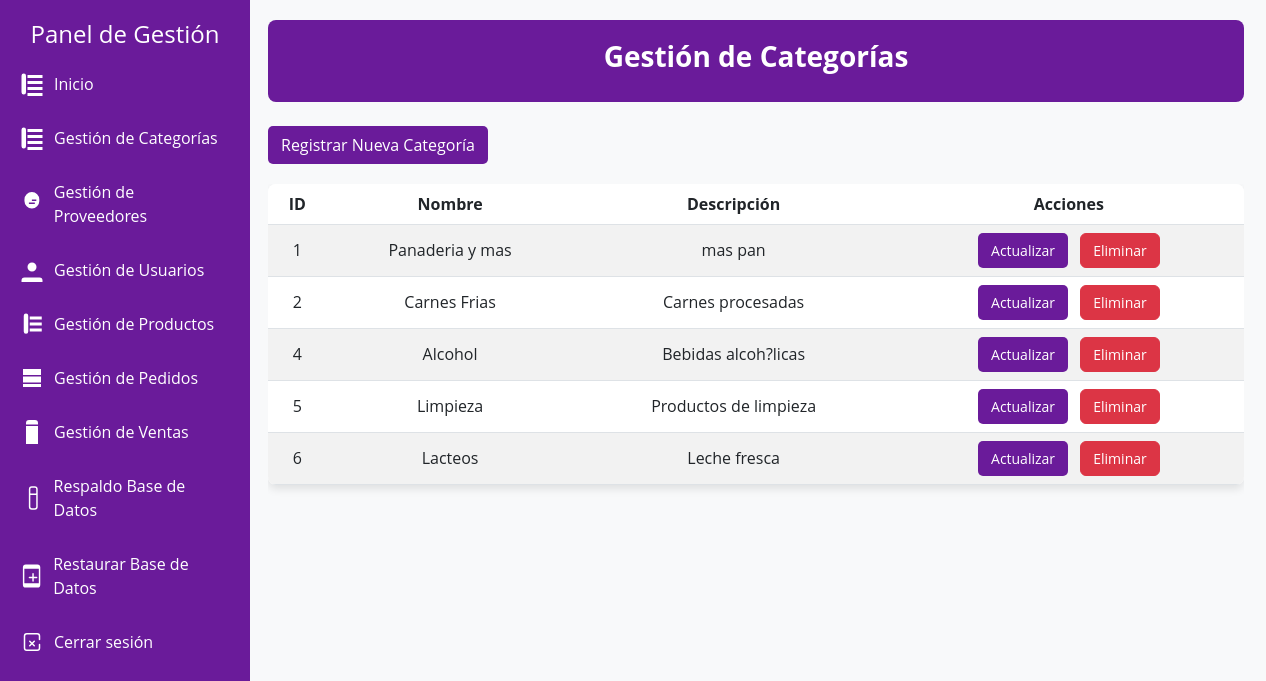
The page /gestioncategorias.php on the database its author committed.
### tables this page shows
CREATE TABLE `categorias` (
  `id` int(11) NOT NULL,
  `nombre` varchar(255) NOT NULL,
  `descripcion` text NOT NULL
);

### gestioncategorias.php (the view, shortened to what this page needs)
<?php
include 'admin_layout.php';
include './Static/connect/bd.php';
?>
<!DOCTYPE html>
<html lang="es">
<head>
    <link href="https://cdn.jsdelivr.net/npm/bootstrap@5.3.0/dist/css/bootstrap.min.css" rel="stylesheet">
</head>
<body>
<div class="container">
    <div class="header mb-4 text-center">
        <h2>Gestión de Categorías</h2>
    </div>
    <div class="d-flex justify-content-between align-items-center mb-3">
        <button class="btn btn-morado" onclick="window.location.href='crearcategoria.php'">Registrar Nueva Categoría</button>
    </div>
    <div class="table-responsive">
        <table class="table table-striped align-middle text-center">
            <thead>
                <tr>
                    <th>ID</th>
                    <th>Nombre</th>
                    <th>Descripción</th>
                    <th>Acciones</th>
                </tr>
            </thead>
            <tbody>
                <?php
                $sql = "SELECT * FROM categorias";
                $exec = mysqli_query($conn, $sql);
                if (!$exec) {
                    echo '<tr><td colspan="4">Error al ejecutar la consulta: ' . mysqli_error($conn) . '</td></tr>';
                } elseif (mysqli_num_rows($exec) == 0) {
                    echo '<tr><td colspan="4">No hay categorías registradas.</td></tr>';
                } else
                    while ($rows = mysqli_fetch_array($exec)) {
                ?>
                        <tr>
                            <td><?php echo $rows['id']; ?></td>
                            <td><?php echo $rows['nombre']; ?></td>
                            <td><?php echo $rows['descripcion']; ?></td>
                            <td>
                                <button class="btn btn-icon btn-morado me-2" onclick="window.location.href='actualizarcategoria.php?id=<?php echo $rows['id']; ?>'">
                                    Actualizar
                                </button>
                                <button class="btn btn-icon btn-danger" onclick="eliminarCategoria(<?php echo $rows['id']; ?>)">
                                    Eliminar
                                </button>
                            </td>
                        </tr>
                <?php } ?>
            </tbody>
        </table>
    </div>
</div>
</body>
</html>

### admin_layout.php (style rules this page uses)
body { background-color: #f8f9fa; }

### gestioncategorias.php (style rules this page uses)
body { background-color: #f8f9fa; color: #333; font-family: 'Open Sans', sans-serif; }
.container { margin-top: 20px; max-width: 1000px; margin-left: 16rem; }
.header { background-color: #6a1b9a; color: white; padding: 20px; border-radius: 8px; margin-bottom: 30px; }
.header h2 { font-size: 28px; font-weight: bold; }
.btn-morado { background-color: #6a1b9a; color: white; border-radius: 5px; }
.btn-icon { padding: 6px 12px; font-size: 14px; }
.table-responsive { margin-top: 20px; }
table { background-color: white; border-radius: 8px; overflow: hidden; box-shadow: 0 4px 8px rgba(0, 0, 0, 0.1); }
th { background-color: #6a1b9a; color: white; padding: 15px; font-weight: bold; }
td { padding: 10px; }

### rows shown on the page
categorias: id "1", nombre "Panaderia y mas", descripcion "mas pan"
categorias: id "2", nombre "Carnes Frias", descripcion "Carnes procesadas"
categorias: id "4", nombre "Alcohol", descripcion "Bebidas alcoh?licas"
categorias: id "5", nombre "Limpieza", descripcion "Productos de limpieza"
categorias: id "6", nombre "Lacteos", descripcion "Leche fresca"
